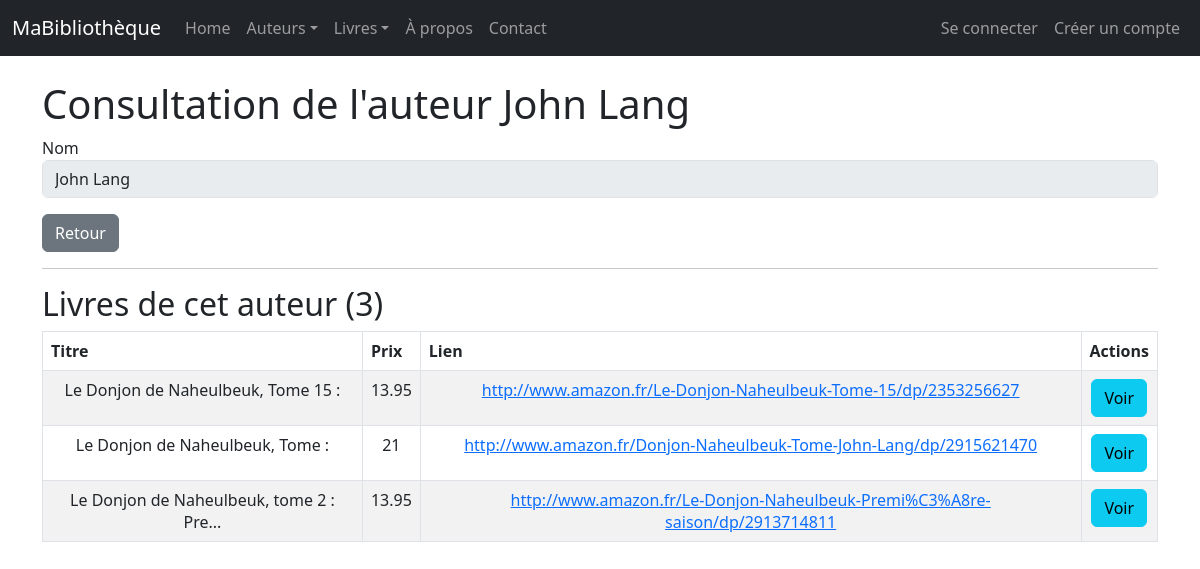
The app's page /auteurs/8/view/ with its own data.
### monApp/models.py (models this page shows, shortened)
class Auteur(db.Model):
    idA = db.Column( db.Integer, primary_key=True )
    Nom = db.Column(db.String(100), unique=True)

class Livre(db.Model):
    idL = db.Column( db.Integer, primary_key = True)
    Prix = db.Column( db.Integer)
    Titre = db.Column( db.String(255))
    Url = db.Column( db.String(255))
    Img = db.Column( db.String(255))
    auteur_id = db.Column (db.Integer , db.ForeignKey ("auteur.idA") )
    auteur = db.relationship ("Auteur", backref =db.backref ("livres", lazy="dynamic") )

### monApp/views.py (the view)
@app.route('/auteurs/<idA>/view/')
def viewAuteur(idA):
    unAuteur = Auteur.query.get_or_404(idA)
    unForm = FormAuteur(obj=unAuteur)
    return render_template("auteur_view.html",selectedAuteur=unAuteur, viewForm=unForm)

### monApp/forms.py
class FormAuteur(FlaskForm):
    idA=HiddenField('idA')
    Nom = StringField ('Nom', validators =[DataRequired()])

### monApp/templates/auteur_view.html (shortened to what this page needs)
{% extends "base.html" %}
{% block main %}
<h1 >Consultation de l'auteur {{ selectedAuteur.Nom }}</h1>
<form role="form" method="POST" action="">
    <div class="form-group mb-3">
        {{ viewForm.Nom.label }}
        {{ viewForm.Nom(size=50, disabled=True, class_="form-control") }}
    </div>
    <a href="{{ url_for('getAuteurs') }}" class="btn btn-secondary">Retour</a>
</form >
<hr>
<h2>Livres de cet auteur ({{ selectedAuteur.livres.count() }})</h2>
{% if selectedAuteur.livres.count() > 0 %}
    <table class="table table-striped table-bordered table-hover">
        <thead>
            <tr>
                <th>Titre</th>
                <th>Prix</th>
                <th>Lien</th>
                <th>Actions</th>
            </tr>
        </thead>
        <tbody>
        {% for livre in selectedAuteur.livres %}
            <tr>
                <td>{{livre.Titre}}</td>
                <td>{{livre.Prix}}</td>
                <td><a href="{{livre.Url}}" target="_blank">{{livre.Url}}</a></td>
                <td><a href="{{ url_for('viewLivre', idL=livre.idL) }}" class="btn btn-info">Voir</a></td>
            </tr>
        {% endfor %}
        </tbody>
    </table>
{% else %}
    <p>Cet auteur n'a aucun livre dans notre base de données.</p>
{% endif %}
{% endblock %}

### monApp/static/css/style.css (style rules this page uses)
h1 { color: red; }
td,th { padding: 0.5 em; text-align: center; border-collapse: initial; border: thin solid black; }
body { font-family: sans-serif; }

### records on screen
Auteur: Nom "John Lang"
Livre: Titre "Le Donjon de Naheulbeuk, Tome 15 :", Prix "13.95", Url "http://www.amazon.fr/Le-Donjon-Naheulbeuk-Tome-15/dp/2353256627"
Livre: Titre "Le Donjon de Naheulbeuk, Tome :", Prix "21", Url "http://www.amazon.fr/Donjon-Naheulbeuk-Tome-John-Lang/dp/2915621470"
Livre: Titre "Le Donjon de Naheulbeuk, tome 2 : Pre...", Prix "13.95", Url "http://www.amazon.fr/Le-Donjon-Naheulbeuk-Premi%C3%A8re-saison/dp/2913714811"

### other values on screen
{{ viewForm.Nom.label }} "Nom"
{{ selectedAuteur.livres.count() }} "3"
